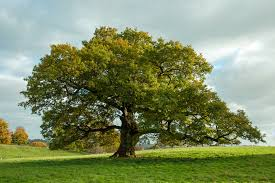
#> input picture images/download (1).jpeg, 275 x 183 px, found by its file name; its folder holds 4 pictures in this run
$ python main.py
#> lines starting #> are read from the running program, lines starting #| are printed output that depends on the picture
### loadimages.py
import numpy as np
import cv2
import os

def load_images(image_paths):
    images = []
    for path in os.listdir(image_paths):
        file_path = os.path.join(image_paths, path)
        img = cv2.imread(file_path)
#> img is the input picture: shape (183, 275, 3); mean B, G, R 102.4, 140.4, 127.8
        if img is not None:
            images.append(img)
        else:
            print(f"Error loading image {path}")
    return images

### averageimages.py
import numpy as np
import cv2
import os

def average_images(images):
    shape = images[0].shape
#> shape = (183, 275, 3)

    # Resize all images
    for i in range(1, len(images)):
        if images[i].shape != shape:
            images[i] = cv2.resize(images[i], (shape[1], shape[0]))

    images_float = [img.astype(np.float32) for img in images]
    avg_image = np.mean(images_float, axis=0)
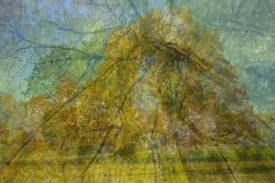
#> avg_image: shape (183, 275, 3) float32; mean of channels 0, 1, 2 76.4, 125.9, 123.5; drawn as B, G, R
    avg_image = np.clip(avg_image, 0, 255)
    return avg_image.astype(np.uint8)

### main.py
# Mathemetically Average Images
# Written by Olin Gilster

import numpy as np
import cv2
import os
import loadimages
import averageimages

def main():
    image_folder = "/Users/olingilster/Desktop/Projects/AverageImages/images"
    image_files = loadimages.load_images(image_folder)

    avg_image = averageimages.average_images(image_files)
    output_path = "./average_image.jpg"
    print(avg_image)
    cv2.imwrite(output_path, avg_image)
    cv2.imshow('Average Image', avg_image)
    cv2.waitKey(0)
    cv2.destroyAllWindows()

if __name__ == "__main__":
    main()
